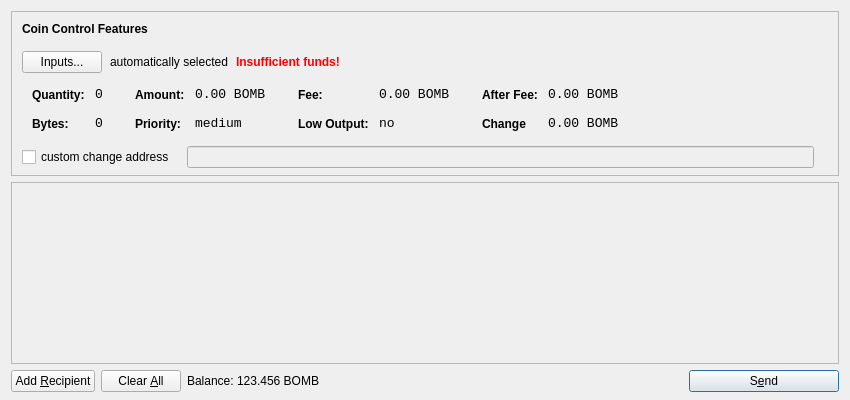
<?xml version="1.0" encoding="UTF-8"?>
<ui version="4.0">
 <class>SendCoinsDialog</class>
 <widget class="QDialog" name="SendCoinsDialog">
  <property name="geometry">
   <rect>
    <x>0</x>
    <y>0</y>
    <width>850</width>
    <height>400</height>
   </rect>
  </property>
  <property name="windowTitle">
   <string>Send Coins</string>
  </property>
  <layout class="QVBoxLayout" name="verticalLayout" stretch="0,1,0">
   <property name="bottomMargin">
    <number>8</number>
   </property>
   <item>
    <widget class="QFrame" name="frameCoinControl">
     <property name="sizePolicy">
      <sizepolicy hsizetype="Expanding" vsizetype="Expanding">
       <horstretch>0</horstretch>
       <verstretch>0</verstretch>
      </sizepolicy>
     </property>
     <property name="maximumSize">
      <size>
       <width>16777215</width>
       <height>16777215</height>
      </size>
     </property>
     <property name="frameShape">
      <enum>QFrame::StyledPanel</enum>
     </property>
     <property name="frameShadow">
      <enum>QFrame::Sunken</enum>
     </property>
     <layout class="QVBoxLayout" name="verticalLayoutCoinControl2">
      <property name="spacing">
       <number>-1</number>
      </property>
      <property name="leftMargin">
       <number>0</number>
      </property>
      <property name="topMargin">
       <number>0</number>
      </property>
      <property name="rightMargin">
       <number>0</number>
      </property>
      <property name="bottomMargin">
       <number>6</number>
      </property>
      <item>
       <layout class="QVBoxLayout" name="verticalLayoutCoinControl" stretch="0,0,0,0,1">
        <property name="spacing">
         <number>0</number>
        </property>
        <property name="leftMargin">
         <number>10</number>
        </property>
        <property name="topMargin">
         <number>10</number>
        </property>
        <item>
         <layout class="QHBoxLayout" name="horizontalLayoutCoinControl1">
          <property name="bottomMargin">
           <number>15</number>
          </property>
          <item>
           <widget class="QLabel" name="labelCoinControlFeatures">
            <property name="sizePolicy">
             <sizepolicy hsizetype="Preferred" vsizetype="Maximum">
              <horstretch>0</horstretch>
              <verstretch>0</verstretch>
             </sizepolicy>
            </property>
            <property name="font">
             <font>
              <weight>75</weight>
              <bold>true</bold>
             </font>
            </property>
            <property name="styleSheet">
             <string notr="true">font-weight:bold;</string>
            </property>
            <property name="text">
             <string>Coin Control Features</string>
            </property>
           </widget>
          </item>
         </layout>
        </item>
        <item>
         <layout class="QHBoxLayout" name="horizontalLayoutCoinControl2" stretch="0,0,0,0">
          <property name="spacing">
           <number>8</number>
          </property>
          <property name="bottomMargin">
           <number>10</number>
          </property>
          <item>
           <widget class="QPushButton" name="pushButtonCoinControl">
            <property name="styleSheet">
             <string notr="true"/>
            </property>
            <property name="text">
             <string>Inputs...</string>
            </property>
           </widget>
          </item>
          <item>
           <widget class="QLabel" name="labelCoinControlAutomaticallySelected">
            <property name="text">
             <string>automatically selected</string>
            </property>
            <property name="margin">
             <number>5</number>
            </property>
           </widget>
          </item>
          <item>
           <widget class="QLabel" name="labelCoinControlInsuffFunds">
            <property name="font">
             <font>
              <weight>75</weight>
              <bold>true</bold>
             </font>
            </property>
            <property name="styleSheet">
             <string notr="true">color:red;font-weight:bold;</string>
            </property>
            <property name="text">
             <string>Insufficient funds!</string>
            </property>
            <property name="margin">
             <number>5</number>
            </property>
           </widget>
          </item>
          <item>
           <spacer name="horizontalSpacerCoinControl">
            <property name="orientation">
             <enum>Qt::Horizontal</enum>
            </property>
            <property name="sizeHint" stdset="0">
             <size>
              <width>40</width>
              <height>1</height>
             </size>
            </property>
           </spacer>
          </item>
         </layout>
        </item>
        <item>
         <widget class="QWidget" name="widgetCoinControl" native="true">
          <property name="sizePolicy">
           <sizepolicy hsizetype="Preferred" vsizetype="Preferred">
            <horstretch>0</horstretch>
            <verstretch>0</verstretch>
           </sizepolicy>
          </property>
          <property name="minimumSize">
           <size>
            <width>0</width>
            <height>0</height>
           </size>
          </property>
          <property name="styleSheet">
           <string notr="true"/>
          </property>
          <layout class="QHBoxLayout" name="horizontalLayoutCoinControl5">
           <property name="margin">
            <number>0</number>
           </property>
           <item>
            <layout class="QHBoxLayout" name="horizontalLayoutCoinControl3" stretch="0,0,0,1">
             <property name="spacing">
              <number>20</number>
             </property>
             <property name="topMargin">
              <number>0</number>
             </property>
             <property name="bottomMargin">
              <number>10</number>
             </property>
             <item>
              <layout class="QFormLayout" name="formLayoutCoinControl1">
               <property name="horizontalSpacing">
                <number>10</number>
               </property>
               <property name="verticalSpacing">
                <number>14</number>
               </property>
               <property name="leftMargin">
                <number>10</number>
               </property>
               <property name="topMargin">
                <number>4</number>
               </property>
               <property name="rightMargin">
                <number>6</number>
               </property>
               <item row="0" column="0">
                <widget class="QLabel" name="labelCoinControlQuantityText">
                 <property name="styleSheet">
                  <string notr="true">font-weight:bold;</string>
                 </property>
                 <property name="text">
                  <string>Quantity:</string>
                 </property>
                 <property name="margin">
                  <number>0</number>
                 </property>
                </widget>
               </item>
               <item row="0" column="1">
                <widget class="QLabel" name="labelCoinControlQuantity">
                 <property name="font">
                  <font>
                   <family>Monospace</family>
                   <pointsize>10</pointsize>
                  </font>
                 </property>
                 <property name="cursor">
                  <cursorShape>IBeamCursor</cursorShape>
                 </property>
                 <property name="contextMenuPolicy">
                  <enum>Qt::ActionsContextMenu</enum>
                 </property>
                 <property name="text">
                  <string>0</string>
                 </property>
                 <property name="margin">
                  <number>0</number>
                 </property>
                 <property name="textInteractionFlags">
                  <set>Qt::LinksAccessibleByMouse|Qt::TextSelectableByKeyboard|Qt::TextSelectableByMouse</set>
                 </property>
                </widget>
               </item>
               <item row="1" column="0">
                <widget class="QLabel" name="labelCoinControlBytesText">
                 <property name="styleSheet">
                  <string notr="true">font-weight:bold;</string>
                 </property>
                 <property name="text">
                  <string>Bytes:</string>
                 </property>
                </widget>
               </item>
               <item row="1" column="1">
                <widget class="QLabel" name="labelCoinControlBytes">
                 <property name="font">
                  <font>
                   <family>Monospace</family>
                   <pointsize>10</pointsize>
                  </font>
                 </property>
                 <property name="cursor">
                  <cursorShape>IBeamCursor</cursorShape>
                 </property>
                 <property name="contextMenuPolicy">
                  <enum>Qt::ActionsContextMenu</enum>
                 </property>
                 <property name="text">
                  <string>0</string>
                 </property>
                 <property name="textInteractionFlags">
                  <set>Qt::LinksAccessibleByMouse|Qt::TextSelectableByKeyboard|Qt::TextSelectableByMouse</set>
                 </property>
                </widget>
               </item>
              </layout>
             </item>
             <item>
              <layout class="QFormLayout" name="formLayoutCoinControl2">
               <property name="horizontalSpacing">
                <number>10</number>
               </property>
               <property name="verticalSpacing">
                <number>14</number>
               </property>
               <property name="leftMargin">
                <number>6</number>
               </property>
               <property name="topMargin">
                <number>4</number>
               </property>
               <property name="rightMargin">
                <number>6</number>
               </property>
               <item row="0" column="0">
                <widget class="QLabel" name="labelCoinControlAmountText">
                 <property name="styleSheet">
                  <string notr="true">font-weight:bold;</string>
                 </property>
                 <property name="text">
                  <string>Amount:</string>
                 </property>
                 <property name="margin">
                  <number>0</number>
                 </property>
                </widget>
               </item>
               <item row="0" column="1">
                <widget class="QLabel" name="labelCoinControlAmount">
                 <property name="font">
                  <font>
                   <family>Monospace</family>
                   <pointsize>10</pointsize>
                  </font>
                 </property>
                 <property name="cursor">
                  <cursorShape>IBeamCursor</cursorShape>
                 </property>
                 <property name="contextMenuPolicy">
                  <enum>Qt::ActionsContextMenu</enum>
                 </property>
                 <property name="text">
                  <string>0.00 BOMB</string>
                 </property>
                 <property name="textInteractionFlags">
                  <set>Qt::LinksAccessibleByMouse|Qt::TextSelectableByKeyboard|Qt::TextSelectableByMouse</set>
                 </property>
                </widget>
               </item>
               <item row="1" column="0">
                <widget class="QLabel" name="labelCoinControlPriorityText">
                 <property name="styleSheet">
                  <string notr="true">font-weight:bold;</string>
                 </property>
                 <property name="text">
                  <string>Priority:</string>
                 </property>
                </widget>
               </item>
               <item row="1" column="1">
                <widget class="QLabel" name="labelCoinControlPriority">
                 <property name="font">
                  <font>
                   <family>Monospace</family>
                   <pointsize>10</pointsize>
                  </font>
                 </property>
                 <property name="cursor">
                  <cursorShape>IBeamCursor</cursorShape>
                 </property>
                 <property name="contextMenuPolicy">
                  <enum>Qt::ActionsContextMenu</enum>
                 </property>
                 <property name="text">
                  <string>medium</string>
                 </property>
                 <property name="textInteractionFlags">
                  <set>Qt::LinksAccessibleByMouse|Qt::TextSelectableByKeyboard|Qt::TextSelectableByMouse</set>
                 </property>
                </widget>
               </item>
              </layout>
             </item>
             <item>
              <layout class="QFormLayout" name="formLayoutCoinControl3">
               <property name="horizontalSpacing">
                <number>10</number>
               </property>
               <property name="verticalSpacing">
                <number>14</number>
               </property>
               <property name="leftMargin">
                <number>6</number>
               </property>
               <property name="topMargin">
                <number>4</number>
               </property>
               <property name="rightMargin">
                <number>6</number>
               </property>
               <item row="0" column="0">
                <widget class="QLabel" name="labelCoinControlFeeText">
                 <property name="styleSheet">
                  <string notr="true">font-weight:bold;</string>
                 </property>
                 <property name="text">
                  <string>Fee:</string>
                 </property>
                 <property name="margin">
                  <number>0</number>
                 </property>
                </widget>
               </item>
               <item row="0" column="1">
                <widget class="QLabel" name="labelCoinControlFee">
                 <property name="font">
                  <font>
                   <family>Monospace</family>
                   <pointsize>10</pointsize>
                  </font>
                 </property>
                 <property name="cursor">
                  <cursorShape>IBeamCursor</cursorShape>
                 </property>
                 <property name="contextMenuPolicy">
                  <enum>Qt::ActionsContextMenu</enum>
                 </property>
                 <property name="text">
                  <string>0.00 BOMB</string>
                 </property>
                 <property name="textInteractionFlags">
                  <set>Qt::LinksAccessibleByMouse|Qt::TextSelectableByKeyboard|Qt::TextSelectableByMouse</set>
                 </property>
                </widget>
               </item>
               <item row="1" column="0">
                <widget class="QLabel" name="labelCoinControlLowOutputText">
                 <property name="styleSheet">
                  <string notr="true">font-weight:bold;</string>
                 </property>
                 <property name="text">
                  <string>Low Output:</string>
                 </property>
                </widget>
               </item>
               <item row="1" column="1">
                <widget class="QLabel" name="labelCoinControlLowOutput">
                 <property name="font">
                  <font>
                   <family>Monospace</family>
                   <pointsize>10</pointsize>
                  </font>
                 </property>
                 <property name="cursor">
                  <cursorShape>IBeamCursor</cursorShape>
                 </property>
                 <property name="contextMenuPolicy">
                  <enum>Qt::ActionsContextMenu</enum>
                 </property>
                 <property name="text">
                  <string>no</string>
                 </property>
                 <property name="textInteractionFlags">
                  <set>Qt::LinksAccessibleByMouse|Qt::TextSelectableByKeyboard|Qt::TextSelectableByMouse</set>
                 </property>
                </widget>
               </item>
              </layout>
             </item>
             <item>
              <layout class="QFormLayout" name="formLayoutCoinControl4">
               <property name="horizontalSpacing">
                <number>10</number>
               </property>
               <property name="verticalSpacing">
                <number>14</number>
               </property>
               <property name="leftMargin">
                <number>6</number>
               </property>
               <property name="topMargin">
                <number>4</number>
               </property>
               <property name="rightMargin">
                <number>6</number>
               </property>
               <item row="0" column="0">
                <widget class="QLabel" name="labelCoinControlAfterFeeText">
                 <property name="styleSheet">
                  <string notr="true">font-weight:bold;</string>
                 </property>
                 <property name="text">
                  <string>After Fee:</string>
                 </property>
                 <property name="margin">
                  <number>0</number>
                 </property>
                </widget>
               </item>
               <item row="0" column="1">
                <widget class="QLabel" name="labelCoinControlAfterFee">
                 <property name="font">
                  <font>
                   <family>Monospace</family>
                   <pointsize>10</pointsize>
                  </font>
                 </property>
                 <property name="cursor">
                  <cursorShape>IBeamCursor</cursorShape>
                 </property>
                 <property name="contextMenuPolicy">
                  <enum>Qt::ActionsContextMenu</enum>
                 </property>
                 <property name="text">
                  <string>0.00 BOMB</string>
                 </property>
                 <property name="textInteractionFlags">
                  <set>Qt::LinksAccessibleByMouse|Qt::TextSelectableByKeyboard|Qt::TextSelectableByMouse</set>
                 </property>
                </widget>
               </item>
               <item row="1" column="0">
                <widget class="QLabel" name="labelCoinControlChangeText">
                 <property name="styleSheet">
                  <string notr="true">font-weight:bold;</string>
                 </property>
                 <property name="text">
                  <string>Change</string>
                 </property>
                </widget>
               </item>
               <item row="1" column="1">
                <widget class="QLabel" name="labelCoinControlChange">
                 <property name="font">
                  <font>
                   <family>Monospace</family>
                   <pointsize>10</pointsize>
                  </font>
                 </property>
                 <property name="cursor">
                  <cursorShape>IBeamCursor</cursorShape>
                 </property>
                 <property name="contextMenuPolicy">
                  <enum>Qt::ActionsContextMenu</enum>
                 </property>
                 <property name="text">
                  <string>0.00 BOMB</string>
                 </property>
                 <property name="textInteractionFlags">
                  <set>Qt::LinksAccessibleByMouse|Qt::TextSelectableByKeyboard|Qt::TextSelectableByMouse</set>
                 </property>
                </widget>
               </item>
              </layout>
             </item>
            </layout>
           </item>
          </layout>
         </widget>
        </item>
        <item>
         <layout class="QHBoxLayout" name="horizontalLayoutCoinControl4" stretch="0,0,0">
          <property name="spacing">
           <number>12</number>
          </property>
          <property name="sizeConstraint">
           <enum>QLayout::SetDefaultConstraint</enum>
          </property>
          <property name="topMargin">
           <number>5</number>
          </property>
          <property name="rightMargin">
           <number>5</number>
          </property>
          <item>
           <widget class="QCheckBox" name="checkBoxCoinControlChange">
            <property name="text">
             <string>custom change address</string>
            </property>
           </widget>
          </item>
          <item>
           <widget class="QLineEdit" name="lineEditCoinControlChange">
            <property name="enabled">
             <bool>false</bool>
            </property>
            <property name="sizePolicy">
             <sizepolicy hsizetype="Expanding" vsizetype="Fixed">
              <horstretch>0</horstretch>
              <verstretch>0</verstretch>
             </sizepolicy>
            </property>
           </widget>
          </item>
          <item>
           <widget class="QLabel" name="labelCoinControlChangeLabel">
            <property name="sizePolicy">
             <sizepolicy hsizetype="Preferred" vsizetype="Expanding">
              <horstretch>0</horstretch>
              <verstretch>0</verstretch>
             </sizepolicy>
            </property>
            <property name="minimumSize">
             <size>
              <width>0</width>
              <height>0</height>
             </size>
            </property>
            <property name="text">
             <string/>
            </property>
            <property name="margin">
             <number>3</number>
            </property>
           </widget>
          </item>
         </layout>
        </item>
        <item>
         <spacer name="verticalSpacerCoinControl">
          <property name="orientation">
           <enum>Qt::Vertical</enum>
          </property>
          <property name="sizeHint" stdset="0">
           <size>
            <width>800</width>
            <height>1</height>
           </size>
          </property>
         </spacer>
        </item>
       </layout>
      </item>
     </layout>
    </widget>
   </item>
   <item>
    <widget class="QScrollArea" name="scrollArea">
     <property name="widgetResizable">
      <bool>true</bool>
     </property>
     <widget class="QWidget" name="scrollAreaWidgetContents">
      <property name="geometry">
       <rect>
        <x>0</x>
        <y>0</y>
        <width>830</width>
        <height>165</height>
       </rect>
      </property>
      <layout class="QVBoxLayout" name="verticalLayout_2">
       <property name="margin">
        <number>0</number>
       </property>
       <item>
        <layout class="QVBoxLayout" name="entries">
         <property name="spacing">
          <number>6</number>
         </property>
        </layout>
       </item>
       <item>
        <spacer name="verticalSpacer">
         <property name="orientation">
          <enum>Qt::Vertical</enum>
         </property>
         <property name="sizeHint" stdset="0">
          <size>
           <width>20</width>
           <height>40</height>
          </size>
         </property>
        </spacer>
       </item>
      </layout>
     </widget>
    </widget>
   </item>
   <item>
    <layout class="QHBoxLayout" name="horizontalLayout">
     <item>
      <widget class="QPushButton" name="addButton">
       <property name="toolTip">
        <string>Send to multiple recipients at once</string>
       </property>
       <property name="text">
        <string>Add &amp;Recipient</string>
       </property>
       <property name="icon">
        <iconset resource="../bitcoin.qrc">
         <normaloff>:/icons/add</normaloff>:/icons/add</iconset>
       </property>
       <property name="autoDefault">
        <bool>false</bool>
       </property>
      </widget>
     </item>
     <item>
      <widget class="QPushButton" name="clearButton">
       <property name="sizePolicy">
        <sizepolicy hsizetype="Minimum" vsizetype="Fixed">
         <horstretch>0</horstretch>
         <verstretch>0</verstretch>
        </sizepolicy>
       </property>
       <property name="toolTip">
        <string>Remove all transaction fields</string>
       </property>
       <property name="text">
        <string>Clear &amp;All</string>
       </property>
       <property name="icon">
        <iconset resource="../bitcoin.qrc">
         <normaloff>:/icons/remove</normaloff>:/icons/remove</iconset>
       </property>
       <property name="autoRepeatDelay">
        <number>300</number>
       </property>
       <property name="autoDefault">
        <bool>false</bool>
       </property>
      </widget>
     </item>
     <item>
      <layout class="QHBoxLayout" name="horizontalLayout_2">
       <property name="spacing">
        <number>3</number>
       </property>
       <item>
        <widget class="QLabel" name="label">
         <property name="sizePolicy">
          <sizepolicy hsizetype="Preferred" vsizetype="Fixed">
           <horstretch>0</horstretch>
           <verstretch>0</verstretch>
          </sizepolicy>
         </property>
         <property name="text">
          <string>Balance:</string>
         </property>
        </widget>
       </item>
       <item>
        <widget class="QLabel" name="labelBalance">
         <property name="sizePolicy">
          <sizepolicy hsizetype="Preferred" vsizetype="Fixed">
           <horstretch>0</horstretch>
           <verstretch>0</verstretch>
          </sizepolicy>
         </property>
         <property name="cursor">
          <cursorShape>IBeamCursor</cursorShape>
         </property>
         <property name="text">
          <string>123.456 BOMB</string>
         </property>
         <property name="textInteractionFlags">
          <set>Qt::LinksAccessibleByMouse|Qt::TextSelectableByKeyboard|Qt::TextSelectableByMouse</set>
         </property>
        </widget>
       </item>
      </layout>
     </item>
     <item>
      <spacer name="horizontalSpacer">
       <property name="orientation">
        <enum>Qt::Horizontal</enum>
       </property>
       <property name="sizeHint" stdset="0">
        <size>
         <width>40</width>
         <height>20</height>
        </size>
       </property>
      </spacer>
     </item>
     <item>
      <widget class="QPushButton" name="sendButton">
       <property name="minimumSize">
        <size>
         <width>150</width>
         <height>0</height>
        </size>
       </property>
       <property name="toolTip">
        <string>Confirm the send action</string>
       </property>
       <property name="text">
        <string>S&amp;end</string>
       </property>
       <property name="icon">
        <iconset resource="../bitcoin.qrc">
         <normaloff>:/icons/send</normaloff>:/icons/send</iconset>
       </property>
       <property name="default">
        <bool>true</bool>
       </property>
      </widget>
     </item>
    </layout>
   </item>
  </layout>
 </widget>
 <resources>
  <include location="../bitcoin.qrc"/>
 </resources>
 <connections/>
</ui>
